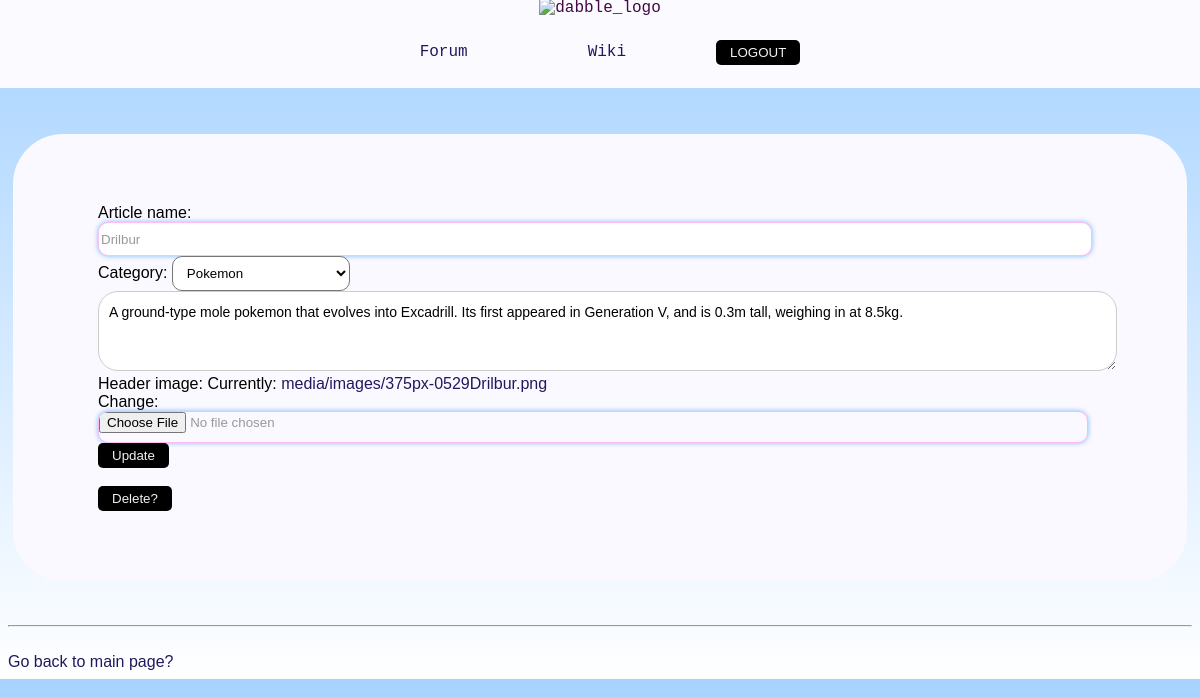
The app's page /wiki/article/5/edit (signed in) with its own data.
### wiki/models.py (models this page shows, shortened)
class Article(models.Model):
    title = models.CharField(max_length=255)
    author = models.ForeignKey(
        settings.AUTH_USER_MODEL,
        on_delete=models.SET_NULL,
        null=True,
    )
    category = models.ForeignKey(
        ArticleCategory,
        on_delete=models.SET_NULL,
        related_name = "article",
        null=True
    )
    entry = models.TextField()
    header_image = models.ImageField(
        upload_to='media/images/',
        null=True,
    )
    created_on = models.DateTimeField(
        auto_now_add=True,
        null=True
    )
    updated_on = models.DateTimeField(
        auto_now=True,
        null=True
    )
    class Meta:
        ordering = ['-created_on']
    def get_delete_url(self):
        return reverse('wiki:delete', args=[str(self.pk)])

### wiki/views.py (the view)
# urls.py: path('wiki/article/<int:pk>/edit', ArticleUpdateView.as_view(), name='update'),
class ArticleUpdateView(UpdateView):
    model = Article
    form_class = ArticleForm
    template_name = 'article_edit.html'
    def get_context_data(self, **kwargs):
        context = super().get_context_data(**kwargs)
        context['is_main'] = False
        return context

### wiki/forms.py
class ArticleForm(forms.ModelForm):
    class Meta:
        model = Article
        exclude = ['author']
        fields = '__all__'
        labels = {
            'title': 'Article name',
            'entry': '',
        }
        widgets = {
            'title': forms.TextInput(attrs={'placeholder': 'Entry Title...'}),
            'entry': forms.Textarea(attrs={'placeholder': 'Entry Text...'}),
        }
    def __init__(self, *args, **kwargs):
        super().__init__(*args, **kwargs)
        self.fields['category'].empty_label = 'Choose a category:'

### wiki/models.py (called while the page is built)
    def __str__(self):
        return '{}'.format(self.name)

### wiki/templates/article_edit.html (shortened to what this page needs)
{% extends "base.html" %}
{% block content %}
<div class="article_page">
    <div class="article_page_content">
        <form method="POST" enctype="multipart/form-data">
            {{form.as_div}}
            <button>Update</button>
        </form>
        <br>
        <form action="{{article.get_delete_url}}" method="post">
            <button type="submit" class="btn btn-danger">Delete?</button>
        </form>
    </div>
</div>
{% endblock %}

### forum/templates/base.html (style rules this page uses)
body, pre { animation: fadeIn 1s ease-in-out; background: linear-gradient(to bottom, #a7d3ff, #ffffff); font-family:Slabo, Arial, sans-serif; flex-wrap: wrap; max-width: 100%; overflow-wrap: break-word; overflow-x:hidden; }
a, ul, li { list-style-type: none; text-decoration: none; }
a:link { color: rgb(33, 25, 93); background-color: transparent; }
.article_page { margin-right: 5px; margin-left: 5px; padding-left:50px; padding-right:300px; background-color:rgb(250, 249, 255); border-radius:50px; padding:70px; color:black; overflow-y:hidden; }
.article_page_content { padding-left:15px; }
button { margin-right: 10px; background-color: #000000; color: #f1f1f1; border: none; padding: 5px 14px; border-radius: 5px; cursor: pointer; z-index:2; font-family:RussoOne, sans-serif; }
input { width: 97%; height:30px; border: 1px solid #ccc; border-radius: 10px; font-family: Slabo, Arial, sans-serif; line-height: 1.5; }
textarea { width: 100%; height: 80px; padding: 10px; border: 1px solid #ccc; border-radius: 20px; font-family: Slabo, Arial, sans-serif; box-sizing: border-box; font-size: 14px; line-height: 1.5; white-space: pre-wrap; }
input, textarea:focus { outline: none; border-color: #ff00d040; box-shadow: 0 0 5px rgba(0, 123, 255, 0.5); }
input,textarea::placeholder { color: #999; }
select { background-color: white; border-radius: 10px; padding: 8px 30px 8px 10px; cursor: pointer; flex-wrap: wrap; }

### records on screen
Article: title "Drilbur", category "Pokemon", entry "A ground-type mole pokemon that evolves into Excadrill. Its first appeared in Generation V, and is 0.3m tall, weighing in at 8.5kg."
